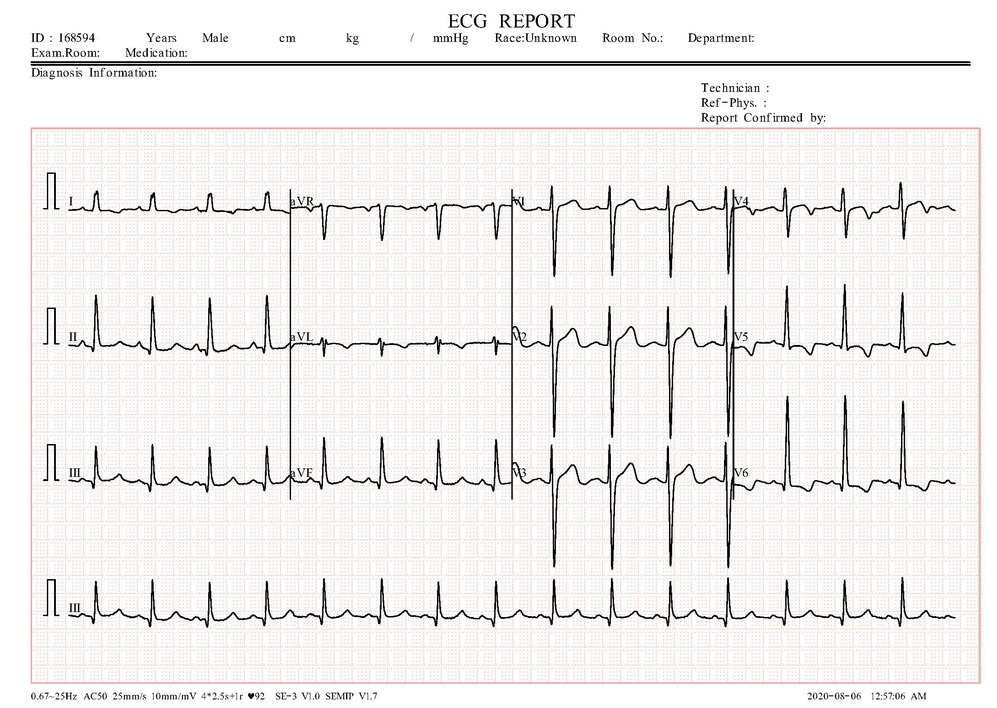
#> input picture hb_one.jpg, 997 x 708 px, shrunk from 2213 x 1572 before the run
$ jupyter execute image2.ipynb
#> lines starting #> are read from the running program, lines starting #| are printed output that depends on the picture; after the words box and inside, x2 and y2 are one past the last pixel; in counts of white or black regions, pixels touching at a corner belong together
[cell 1]
import pandas as pd

[cell 2]
import cv2
import numpy as np
import matplotlib.pyplot as plt

def debug_show(image, title="Image"):
    """Helper function to display images for debugging"""
    plt.figure(figsize=(10, 5))
    plt.imshow(image, cmap='gray')
    plt.title(title)
    plt.axis('off')
    plt.show()

# Step 1: Preprocessing
image = cv2.imread('hb_one.jpg')  # Make sure this path is correct!
#> image is the input picture: shape (708, 997, 3); mean B, G, R 238.2, 238.7, 240.5

if image is None:
    raise ValueError("Could not load image! Check the file path.")

print(f"Original image shape: {image.shape}")
#| Original image shape: (708, 997, 3)

# Convert to grayscale
gray = cv2.cvtColor(image, cv2.COLOR_BGR2GRAY)
print(f"Grayscale image shape: {gray.shape}")
#| Grayscale image shape: (708, 997)

# Debug: Show original and grayscale
debug_show(gray, "Grayscale Image")

# Step 2: Try different thresholding approaches
# Method 1: Simple binary threshold
_, thresh1 = cv2.threshold(gray, 127, 255, cv2.THRESH_BINARY_INV)
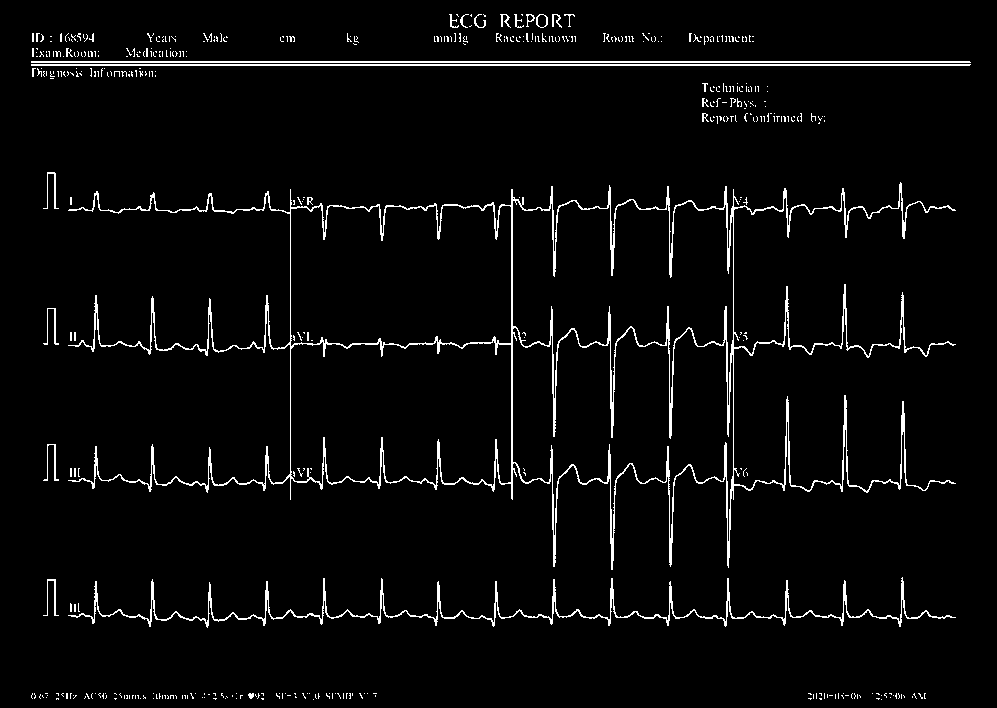
#> thresh1: shape (708, 997); 3.6% white in thin lines or dots
debug_show(thresh1, "Simple Threshold (127)")

# Method 2: Adaptive threshold - often works better with varying lighting
thresh2 = cv2.adaptiveThreshold(gray, 255, cv2.ADAPTIVE_THRESH_GAUSSIAN_C,
                               cv2.THRESH_BINARY_INV, 11, 2)
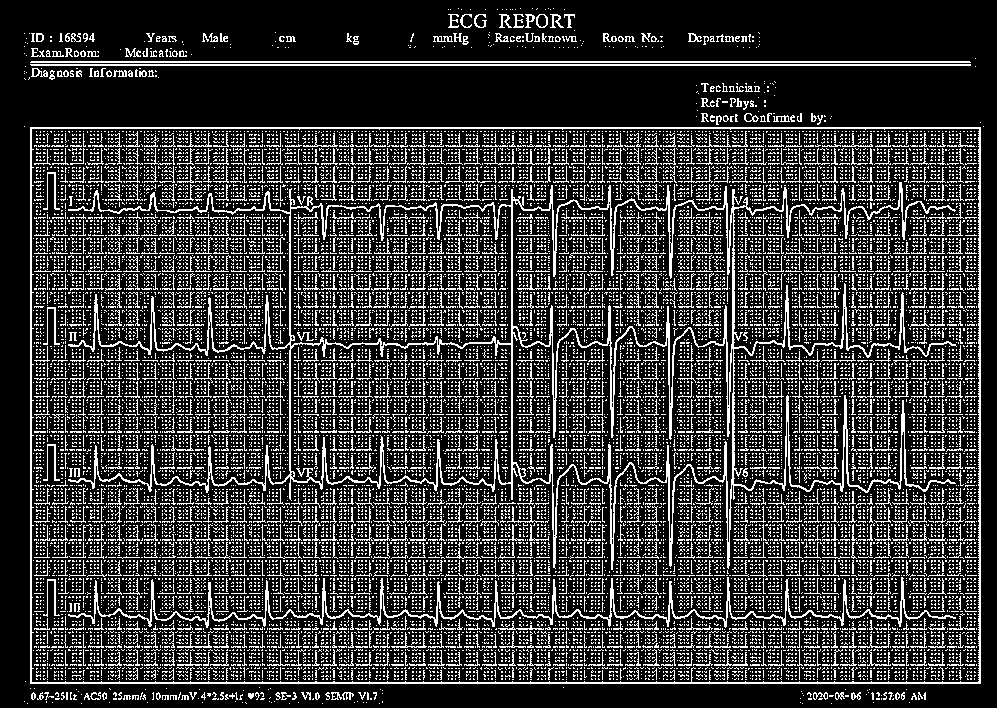
#> thresh2: shape (708, 997); 21.6% white in thin lines or dots
debug_show(thresh2, "Adaptive Threshold")

# Method 3: Otsu's threshold - finds optimal threshold value
_, thresh3 = cv2.threshold(gray, 0, 255, cv2.THRESH_BINARY_INV + cv2.THRESH_OTSU)
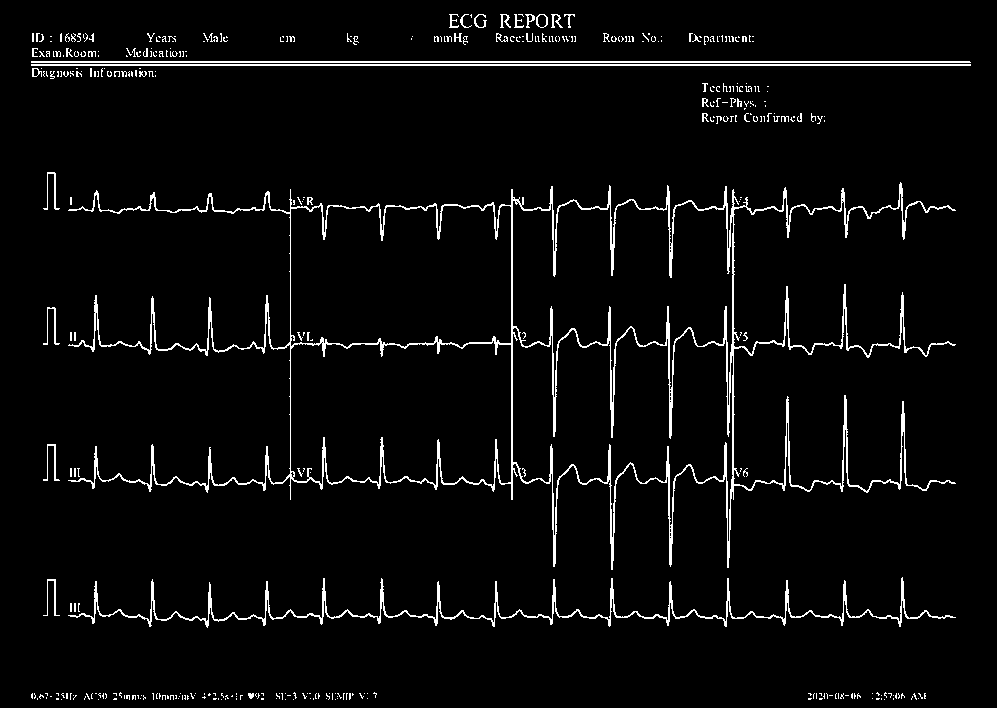
#> thresh3: shape (708, 997); 4% white in thin lines or dots
debug_show(thresh3, "Otsu's Threshold")

print(f"Unique values in thresh1: {np.unique(thresh1)}")
#| Unique values in thresh1: [  0 255]
print(f"Unique values in thresh2: {np.unique(thresh2)}")
#| Unique values in thresh2: [  0 255]
print(f"Unique values in thresh3: {np.unique(thresh3)}")
#| Unique values in thresh3: [  0 255]

# Try each threshold method to find which one works
thresholds = [('Simple', thresh1), ('Adaptive', thresh2), ('Otsu', thresh3)]

for name, thresh in thresholds:
    print(f"\n--- Trying {name} Threshold ---")

    # Step 3: Try to remove grid lines
    # Use smaller kernels to avoid removing the ECG signal
    kernel_vertical = np.ones((1, 20), np.uint8)  # Reduced from 50 to 20
    kernel_horizontal = np.ones((20, 1), np.uint8)  # Reduced from 50 to 20

    # Remove vertical grid lines
    no_vertical = cv2.morphologyEx(thresh, cv2.MORPH_OPEN, kernel_vertical)
    # Remove horizontal grid lines
    no_horizontal = cv2.morphologyEx(thresh, cv2.MORPH_OPEN, kernel_horizontal)

    # Combine results
    grid_removed = cv2.bitwise_or(no_vertical, no_horizontal)

    debug_show(grid_removed, f"Grid Removed - {name}")

    # Find contours
    contours, hierarchy = cv2.findContours(grid_removed, cv2.RETR_EXTERNAL, cv2.CHAIN_APPROX_SIMPLE)
    print(f"Number of contours found: {len(contours)}")

    if len(contours) > 0:
        # Filter contours by area to remove noise
        min_contour_area = 100  # Adjust this based on your image size
        significant_contours = [cnt for cnt in contours if cv2.contourArea(cnt) > min_contour_area]
        print(f"Number of significant contours (area > {min_contour_area}): {len(significant_contours)}")

        if len(significant_contours) > 0:
            largest_contour = max(significant_contours, key=cv2.contourArea)
            print(f"Largest contour area: {cv2.contourArea(largest_contour)}")

            # Create visualization
            result = cv2.cvtColor(gray, cv2.COLOR_GRAY2BGR)
            cv2.drawContours(result, [largest_contour], -1, (0, 255, 0), 2)
            debug_show(result, f"Detected Contour - {name}")

            # Proceed with this successful threshold
            successful_thresh = thresh
            successful_contour = largest_contour
            print(f"Success with {name} threshold!")
            break
else:
    # If no contours found with any method, try without grid removal
    print("\n--- Trying without grid removal ---")
    for name, thresh in thresholds:
        contours, _ = cv2.findContours(thresh, cv2.RETR_EXTERNAL, cv2.CHAIN_APPROX_SIMPLE)
        print(f"{name} threshold without grid removal - contours: {len(contours)}")

        if len(contours) > 0:
            min_contour_area = 100
            significant_contours = [cnt for cnt in contours if cv2.contourArea(cnt) > min_contour_area]

            if len(significant_contours) > 0:
                largest_contour = max(significant_contours, key=cv2.contourArea)
                print(f"Success with {name} threshold without grid removal!")
                successful_thresh = thresh
                successful_contour = largest_contour
                break
    else:
        raise ValueError("No contours found in the image with any method! The image might be too noisy or have poor contrast.")
#> this loop made 1 pass
#| --- Trying Simple Threshold ---
#| Number of contours found: 80
#| Number of significant contours (area > 100): 15
#| Largest contour area: 938.5
#| Success with Simple threshold!
#> pass 1, `no_vertical = cv2.morphologyEx(thresh, cv2.MORPH_OPEN, kernel_vertical)`:
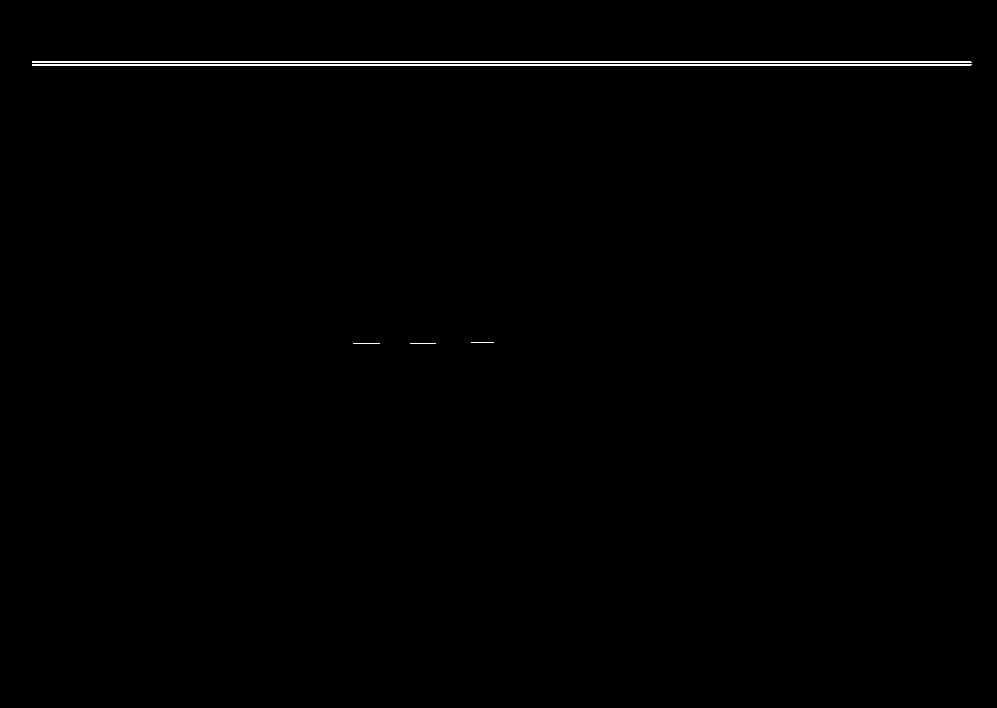
#> no_vertical: shape (708, 997); 0.54% white in thin lines or dots, all inside (x1, y1, x2, y2) = (32, 61, 972, 344)
#> pass 1, `grid_removed = cv2.bitwise_or(no_vertical, no_horizontal)`:
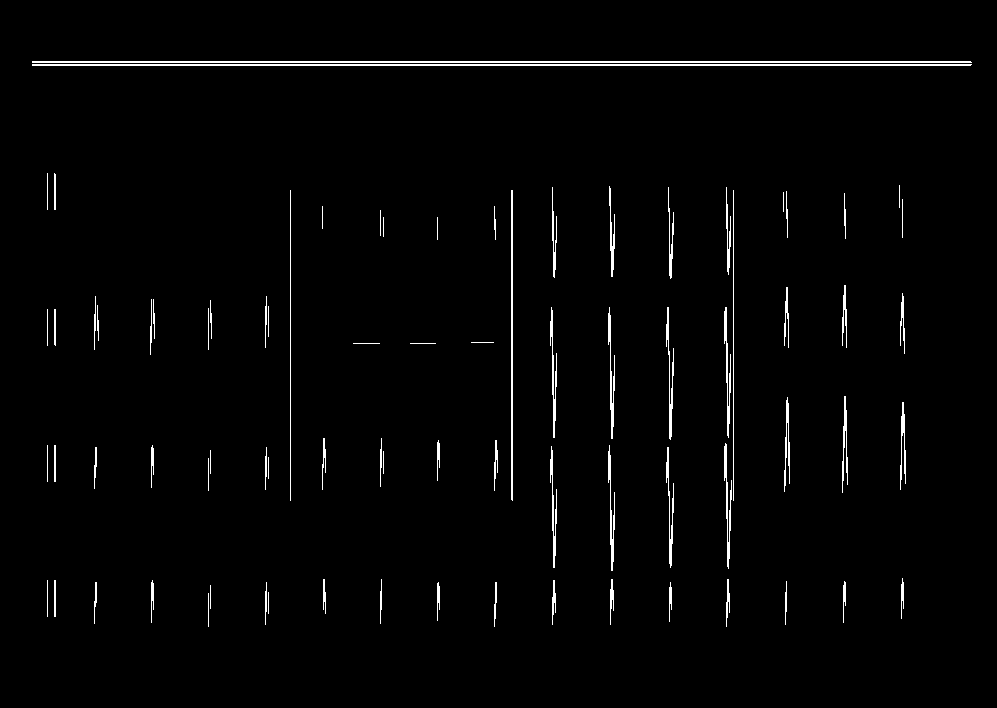
#> grid_removed: shape (708, 997); 1.9% white in thin lines or dots, all inside (x1, y1, x2, y2) = (32, 61, 972, 627)
#> pass 1, in debug_show (call 6), `plt.show()`:
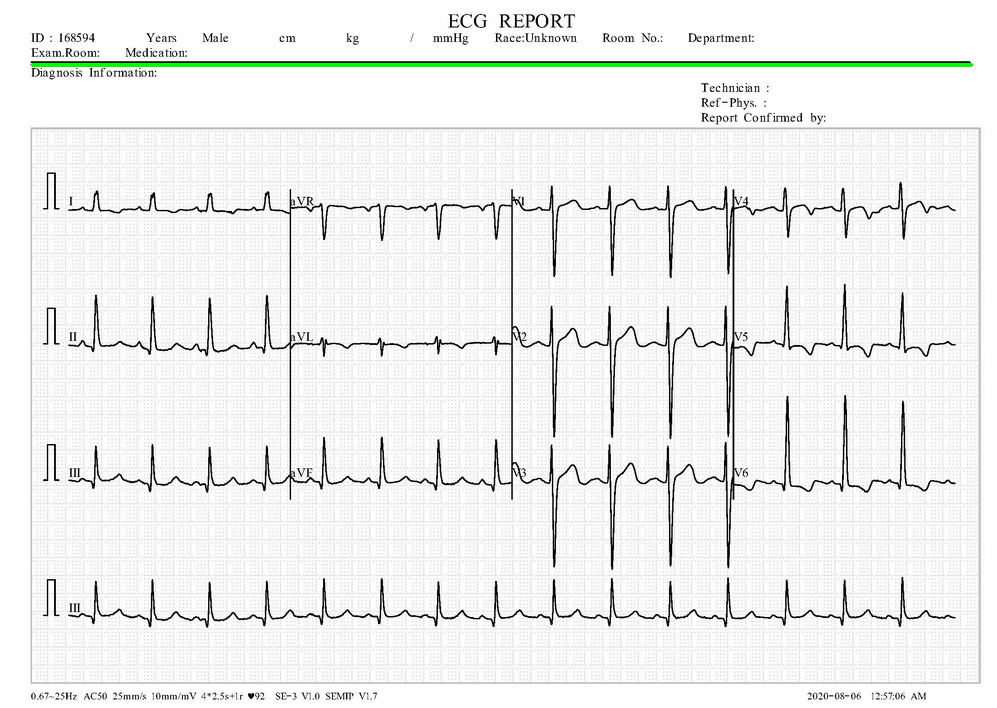
#> shown: shape (708, 997, 3); mean R, G, B 238.5, 239.9, 238.5

# If we successfully found a contour, proceed with data extraction
if 'successful_contour' in locals():
    # Step 4: Extract points from the successful contour
    x_coords = successful_contour[:, 0, 0]
#> x_coords = [32, 32, 970, 971]
    y_coords = successful_contour[:, 0, 1]
#> y_coords = [64, 65, 65, 64]

    print(f"Number of data points extracted: {len(x_coords)}")
#| Number of data points extracted: 4

    # Step 5: Calibration (You MUST adjust these values for your specific image)
    # You need to determine these by examining your ECG image:
    pixels_per_second = 500   # ⚠️ CHANGE THIS: Measure how many pixels represent 1 second
    pixels_per_millivolt = 100 # ⚠️ CHANGE THIS: Measure how many pixels represent 1 mV
    x_origin = min(x_coords)   # Using min X as origin
#> x_origin = 32
    y_origin = np.mean(y_coords)  # Using mean Y as baseline
#> y_origin = 64.5

    print(f"Using calibration: {pixels_per_second} px/s, {pixels_per_millivolt} px/mV")
    print(f"Origin: x={x_origin}, y={y_origin}")
#| Origin: x=32, y=64.5

    # Convert pixels to time and voltage
    time_series = (x_coords - x_origin) / pixels_per_second
#> time_series = [0, 0, 1.88, 1.88]
    voltage_series = (y_origin - y_coords) / pixels_per_millivolt
#> voltage_series = [0.005, -0.005, -0.005, 0.005]

    # Step 6: Save as digital data
    import pandas as pd
    df = pd.DataFrame({'Time (s)': time_series, 'Voltage (mV)': voltage_series})
#> df = table of 4 rows and 2 columns
    df = df.sort_values(by='Time (s)')  # Ensure data is sorted by time
    df = df.drop_duplicates(subset=['Time (s)'])  # Remove duplicate time points
#> df = table of 3 rows and 2 columns

    print(f"Final dataset shape: {df.shape}")
#| Final dataset shape: (3, 2)
    print(df.head())
#|    Time (s)  Voltage (mV)
#| 0     0.000         0.005
#| 2     1.876        -0.005
#| 3     1.878         0.005

    df.to_csv('digitized_ecg.csv', index=False)
    print("Data successfully saved to 'digitized_ecg.csv'")

    # Plot the extracted data
    plt.figure(figsize=(12, 4))
    plt.plot(df['Time (s)'], df['Voltage (mV)'])
    plt.title('Extracted ECG Signal')
    plt.xlabel('Time (s)')
    plt.ylabel('Voltage (mV)')
    plt.grid(True)
    plt.show()
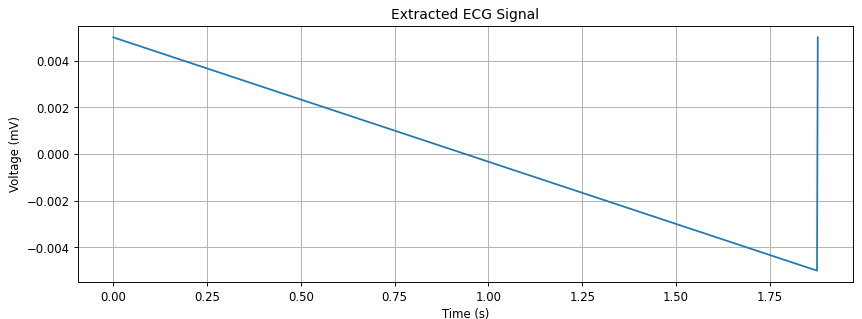
#> figure drawn by matplotlib, 1 panel
